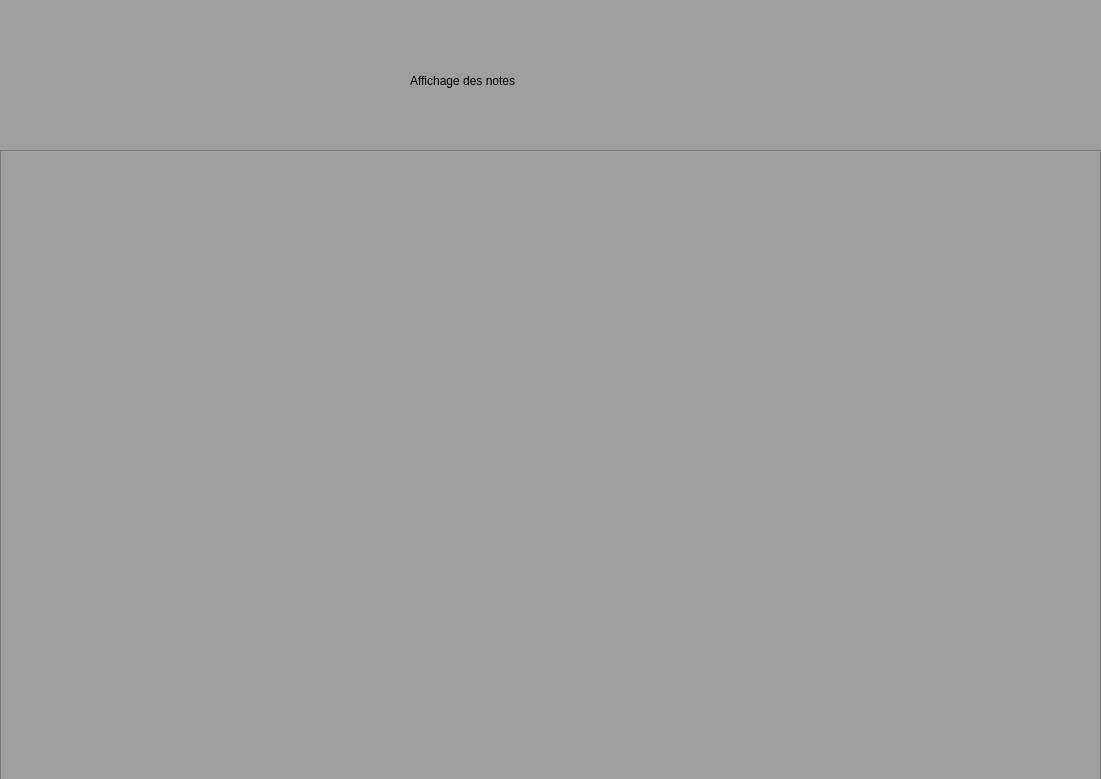
<?xml version="1.0" encoding="UTF-8"?>
<ui version="4.0">
 <class>Dialog</class>
 <widget class="QDialog" name="Dialog">
  <property name="geometry">
   <rect>
    <x>0</x>
    <y>0</y>
    <width>1101</width>
    <height>779</height>
   </rect>
  </property>
  <property name="windowTitle">
   <string>Dialog</string>
  </property>
  <property name="styleSheet">
   <string notr="true">font: 75 12pt &quot;Arial&quot;;background-color:#A09FA0;</string>
  </property>
  <widget class="QTableView" name="tableView">
   <property name="geometry">
    <rect>
     <x>0</x>
     <y>150</y>
     <width>1101</width>
     <height>651</height>
    </rect>
   </property>
   <property name="sizeAdjustPolicy">
    <enum>QAbstractScrollArea::AdjustIgnored</enum>
   </property>
   <property name="selectionMode">
    <enum>QAbstractItemView::ExtendedSelection</enum>
   </property>
  </widget>
  <widget class="QLabel" name="label_10">
   <property name="geometry">
    <rect>
     <x>410</x>
     <y>60</y>
     <width>251</width>
     <height>41</height>
    </rect>
   </property>
   <property name="layoutDirection">
    <enum>Qt::LeftToRight</enum>
   </property>
   <property name="styleSheet">
    <string notr="true">font: 75 22pt &quot;MS Shell Dlg 2&quot;;</string>
   </property>
   <property name="text">
    <string>Affichage des notes</string>
   </property>
  </widget>
 </widget>
 <resources/>
 <connections/>
</ui>
